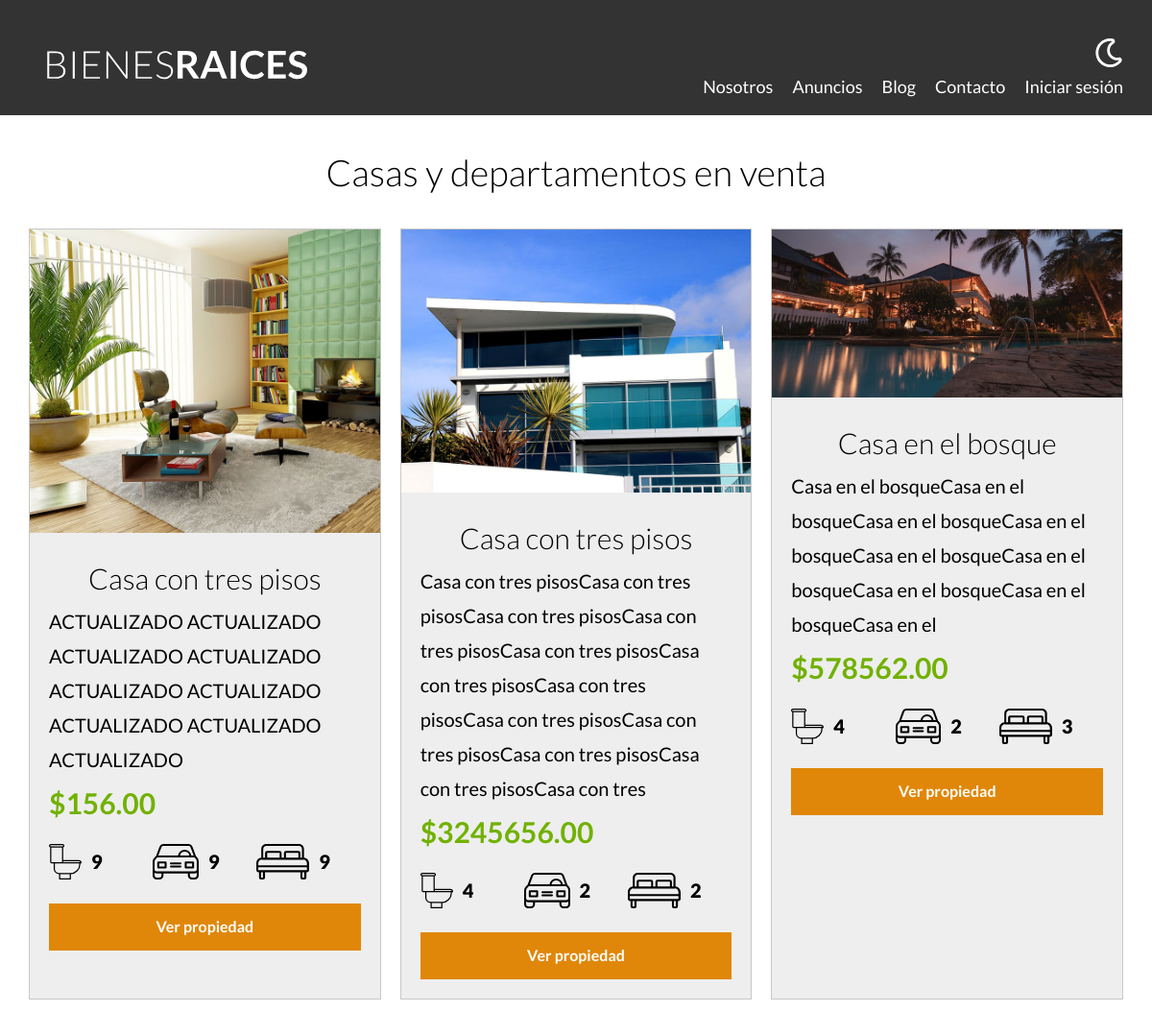
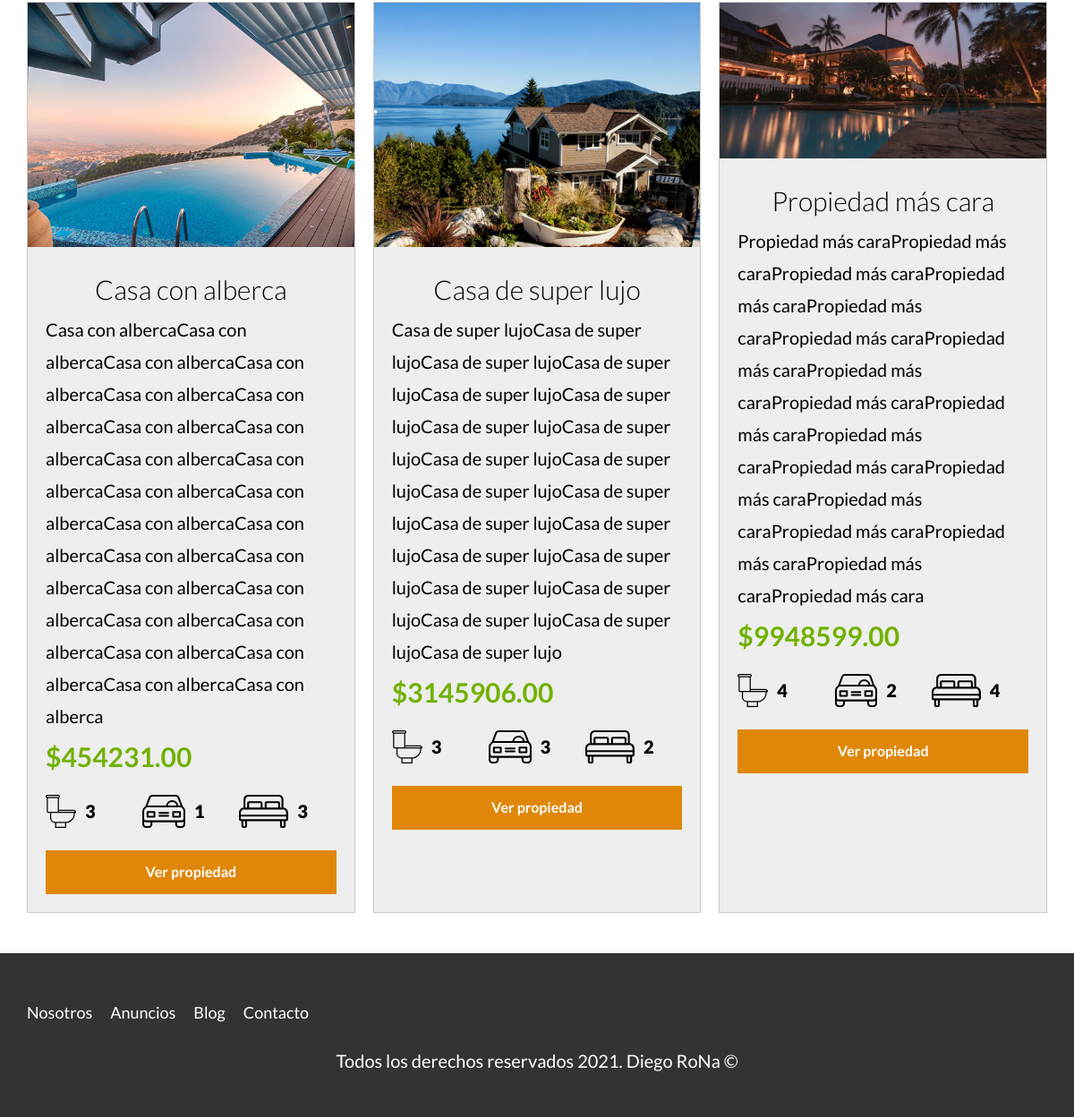
The app's page /anuncios.php with its own data (2 pictures, top to bottom).
### tables this page shows
CREATE TABLE `propiedades` (
  `id` int(11) NOT NULL,
  `idVendedor` int(11) DEFAULT NULL,
  `titulo` varchar(60) DEFAULT NULL,
  `precio` decimal(10,2) DEFAULT NULL,
  `imagen` varchar(200) DEFAULT NULL,
  `descripcion` longtext DEFAULT NULL,
  `habitaciones` int(1) DEFAULT NULL,
  `wc` int(1) DEFAULT NULL,
  `estacionamiento` int(1) DEFAULT NULL,
  `creado` date DEFAULT NULL
);

### includes/funciones.php (called while the page is built, shortened)
<?php
function incluirTemplate(string $nombre, bool $inicio = false){
    include TEMPLATES_URL . "/${nombre}.php";
}

### includes/templates/anuncios.php (the view, shortened to what this page needs)
<?php
$db = conectarDB();
$query = "SELECT * FROM propiedades LIMIT ${limit};";
$resultado = mysqli_query($db, $query);
?>
<div class="contenedor-anuncios">
    <?php while($propiedad = mysqli_fetch_assoc($resultado)): ?>
        <div class="anuncio">
            <picture>
                <img loading="lazy" src="/imagenes/<?=$propiedad['imagen'];?>" alt="anuncio">
            </picture>
            <div class="contenido-anuncio">
                <h3><?=$propiedad['titulo'];?></h3>
                <p><?=$propiedad['descripcion'];?></p>
                <p class="precio">$<?=$propiedad['precio'];?></p>
                <ul class="iconos-caracteristicas">
                    <li>
                        <img class="icono" loading="lazy" src="build/img/icono_wc.svg" alt="icono wc">
                        <p><?=$propiedad['wc'];?></p>
                    </li>
                    <li>
                        <img class="icono" loading="lazy" src="build/img/icono_estacionamiento.svg" alt="icono estacionamiento">
                        <p><?=$propiedad['estacionamiento'];?></p>
                    </li>
                    <li>
                        <img class="icono" loading="lazy" src="build/img/icono_dormitorio.svg" alt="icono habitaciones">
                        <p><?=$propiedad['habitaciones'];?></p>
                    </li>
                </ul>
                <a href="anuncio.php?id=<?=$propiedad['id'];?>" class="boton-amarillo-block">Ver propiedad</a>
            </div>
        </div>
    <?php endwhile; ?>
</div>

### includes/templates/header.php (shortened to what this page needs)
<?php
$auth = $_SESSION['login'] ?? false;
?>
<!DOCTYPE html>
<html lang="es">
<head>
    <link rel="stylesheet" href="/build/css/app.css">
</head>
<body>
    <header class="header <?=$inicio ? 'inicio' : ''; ?>">
        <div class="contenedor contenido-header">
            <div class="barra">
                <a href="/">
                    <img src="/build/img/logo.svg" alt="Logotipo de Bienes raices">
                </a>
                <div class="derecha">
                    <img class="dark-mode-boton" src="/build/img/dark-mode.svg">
                    <nav class="navegacion">
                        <a href="/nosotros.php">Nosotros</a>
                        <a href="/anuncios.php">Anuncios</a>
                        <a href="/blog.php">Blog</a>
                        <a href="/contacto.php">Contacto</a>
                        <?php if($auth): ?>
                            <a href="/cerrar-sesion.php">Cerrar sesión</a>
                        <?php else: ?>
                            <a href="/login.php">Iniciar sesión</a>
                        <?php endif; ?>
                    </nav>
                </div>
            </div>
        </div>
    </header>

### anuncios.php (shortened to what this page needs)
<?php
incluirTemplate('header');
?>
    <main class="contenedor seccion">
        <h1>Casas y departamentos en venta</h1>
        <?php
            $limit = 10;
            include 'includes/templates/anuncios.php';
        ?>
    </main>
<?php incluirTemplate('footer'); ?>

### includes/templates/footer.php (shortened to what this page needs)
<footer class="footer seccion">
    <div class="contenedor contenedor-footer">
        <nav class="navegacion">
            <a href="/nosotros.php">Nosotros</a>
            <a href="/anuncios.php">Anuncios</a>
            <a href="/blog.php">Blog</a>
            <a href="/contacto.php">Contacto</a>
        </nav>
    </div>
    <p class="copyright">Todos los derechos reservados <?=date('Y');?>. Diego RoNa &copy;</p>
</footer>
</body>
</html>

### build/css/app.css (style rules this page uses)
html { line-height:1.15;-webkit-text-size-adjust:100% }
body { margin:0 }
main { display:block }
h1 { font-size:2em;margin:.67em 0 }
a { background-color:transparent }
img { border-style:none }
html { font-size:62.5%;box-sizing:border-box }
*,:after,:before { box-sizing:inherit }
body { font-family:Lato,sans-serif;font-size:1.6rem;line-height:1.8 }
p { color:#000;font-size:2rem }
.contenedor { width:95%;max-width:120rem;margin:0 auto }
a { text-decoration:none }
img,picture { width:100%;display:block }
h1,h2,h3 { font-family:Lato,sans-serif;margin:2.5rem 0;font-weight:300;text-align:center }
h1 { font-size:3.8rem }
h3 { font-size:3rem }
.seccion { margin-top:2.5rem;margin-bottom:2.5rem }
.boton-amarillo-block { background-color:#e08709;color:#fff;font-weight:700;text-decoration:none;padding:1rem 3rem;text-align:center;margin-top:2.5rem;display:block;border:none }
.header { background-color:#333;padding:1rem 0 3rem }
.contenido-header { display:flex;flex-direction:column;justify-content:space-between }
.derecha { display:flex;flex-direction:column;align-items:center }
@media (min-width:768px) { .derecha { align-items:flex-end } }
.derecha .dark-mode-boton { width:3rem;margin-top:3rem;margin-bottom:2rem;filter:invert(100%) }
@media (min-width:768px) { .derecha .dark-mode-boton { margin-top:0 } }
.barra { display:flex;flex-direction:column;align-items:center;padding-top:3rem }
@media (min-width:768px) { .barra { flex-direction:row;justify-content:space-between;align-items:flex-end } }
.navegacion { visibility:hidden;opacity:0;height:0;transition:visibility .3s ease-in-out,opacity .5s linear,height .5s linear }
@media (min-width:768px) { .navegacion { display:flex;align-items:center;visibility:visible;opacity:1 } }
.navegacion a { color:#fff;text-decoration:none;font-size:2.2rem;display:block;text-align:center }
@media (min-width:768px) { .navegacion a { margin-right:2rem;font-size:1.8rem } }
@media (min-width:768px) { .navegacion a:last-of-type { margin-right:0 } }
.icono { text-align:center }
@media (min-width:768px) { .contenedor-anuncios { display:grid;gap:2rem;grid-template-columns:repeat(3,1fr) } }
.anuncio { background-color:#eee;border:1px solid #c8c8c8;margin-bottom:2rem }
.anuncio .contenido-anuncio { padding:2rem }
.anuncio h3,.anuncio p { margin:0 }
.precio { color:#71b100;font-weight:700;font-size:3rem }
.iconos-caracteristicas { display:flex;list-style:none;padding:0;max-width:40rem }
.iconos-caracteristicas li { flex:1;display:flex }
.iconos-caracteristicas li img { flex:0 0 3rem;margin-right:1rem }
.iconos-caracteristicas li p { font-weight:900 }
.footer { background-color:#333;padding:2.5rem 0;margin-bottom:0 }
.footer .contenedor-footer { padding-top:2.5rem }
.footer .navegacion { visibility:visible;opacity:1;height:auto }
.footer .copyright { color:#fff;text-align:center }

### records on screen
propiedades: imagen (picture), titulo "Casa con tres pisos", descripcion "ACTUALIZADO ACTUALIZADO ACTUALIZADO ACTUALIZADO ACTUALIZADO ACTUALIZADO ACTUALIZADO ACTUALIZADO ACTUALIZADO", precio "156.00", wc "9", estacionamiento "9", habitaciones "9"
propiedades: imagen (picture), titulo "Casa con tres pisos", descripcion "Casa con tres pisosCasa con tres pisosCasa con tres pisosCasa con tres pisosCasa con tres pisosCasa con tres pisosCasa con tres pisosCasa con tres pisosCasa con tres pisosCasa con tres pisosCasa con tres pisosCasa con tres", precio "3245656.00", wc "4", estacionamiento "2", habitaciones "2"
propiedades: imagen (picture), titulo "Casa en el bosque", descripcion "Casa en el bosqueCasa en el bosqueCasa en el bosqueCasa en el bosqueCasa en el bosqueCasa en el bosqueCasa en el bosqueCasa en el bosqueCasa en el", precio "578562.00", wc "4", estacionamiento "2", habitaciones "3"
propiedades: imagen (picture), titulo "Casa con alberca", descripcion "Casa con albercaCasa con albercaCasa con albercaCasa con albercaCasa con albercaCasa con albercaCasa con albercaCasa con albercaCasa con albercaCasa con albercaCasa con albercaCasa con albercaCasa con albercaCasa con albercaCasa con albercaCasa con albercaCasa con albercaCasa con albercaCasa con albercaCasa con albercaCasa con albercaCasa con albercaCasa con albercaCasa con alberca", precio "454231.00", wc "3", estacionamiento "1", habitaciones "3"
propiedades: imagen (picture), titulo "Casa de super lujo", descripcion "Casa de super lujoCasa de super lujoCasa de super lujoCasa de super lujoCasa de super lujoCasa de super lujoCasa de super lujoCasa de super lujoCasa de super lujoCasa de super lujoCasa de super lujoCasa de super lujoCasa de super lujoCasa de super lujoCasa de super lujoCasa de super lujoCasa de super lujoCasa de super lujoCasa de super lujoCasa de super lujoCasa de super lujo", precio "3145906.00", wc "3", estacionamiento "3", habitaciones "2"
propiedades: imagen (picture), titulo "Propiedad más cara", descripcion "Propiedad más caraPropiedad más caraPropiedad más caraPropiedad más caraPropiedad más caraPropiedad más caraPropiedad más caraPropiedad más caraPropiedad más caraPropiedad más caraPropiedad más caraPropiedad más caraPropiedad más caraPropiedad más caraPropiedad más caraPropiedad más caraPropiedad más caraPropiedad más cara", precio "9948599.00", wc "4", estacionamiento "2", habitaciones "4"
